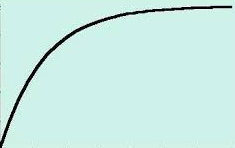
%> input picture puntosGrafica/1.jpg, 235 x 148 px
$ octave script_grafica.m   (GNU Octave 9; MATLAB toolbox functions it lacks are replaced by stand-ins)
%> lines starting %> are read from the running program, lines starting %| are printed output that depends on the picture; in (x1, y1, x2, y2) boxes, pixels count from 0 and x2, y2 are one past the last pixel; in counts of white or black regions, pixels touching at a corner belong together; the program's own positions count from 1; long printed decimals are rounded
clear
clc
format short;
%colocar el nombre de la imagen RGB
image = imread('1.jpg');
%> image is the input picture: size 148x235x3 uint8; mean R, G, B 201.3, 234.9, 228.1
%transformado la imagen RGB a Binaria
grayimage = rgb2gray(image);
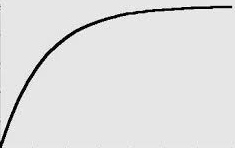
%> grayimage: size 148x235 uint8; min 0, max 254, mean 224.1
bw = im2bw(grayimage);
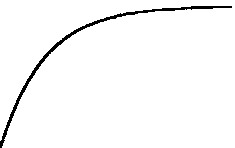
%> bw: size 148x235 logical; 97.4% white; 1 black region, box (x1, y1, x2, y2) and area: (0, 6, 232, 148) 903
bw = imbinarize(grayimage);
%> bw: size 148x235 logical; 97.4% white; 1 black region, box (x1, y1, x2, y2) and area: (0, 6, 232, 148) 900

%obtencion de filas y columnas
[f c] = size(bw);
%> f = 148; c = 235

%peticion de datos
fprintf('\t\tESPE\n');
fprintf('\t\tMetodos Numericos 8844\n');
fprintf('\t\tLenin Arteaga\n');
xMin = input('\nIngrese Xmin: ');
%> the answer given: 3
xMax = input('Ingrese Xmax: ');
%> the answer given: 3
yMin = input('Ingrese Ymin: ');
%> the answer given: 3
yMax = input('Ingrese Ymax: ');
%> the answer given: 3

%obteniendo incrementos en X e Y
pasoX = (xMax - xMin)/c;
%> pasoX = 0
pasoY = (yMax - yMin)/f;
%> pasoY = 0

%Ingreso de valor de X para el calculo
fprintf('\nIngrese valores multiplos de %f\n', pasoX);
%| Ingrese valores multiplos de 0
xVal = input('Ingrese valor para x: ');
%> the answer given: 3

%transformacion
pix = xVal/pasoX;
%> pix = Inf
aux = floor(pix);
%> aux = Inf
%> (the run ends here)
